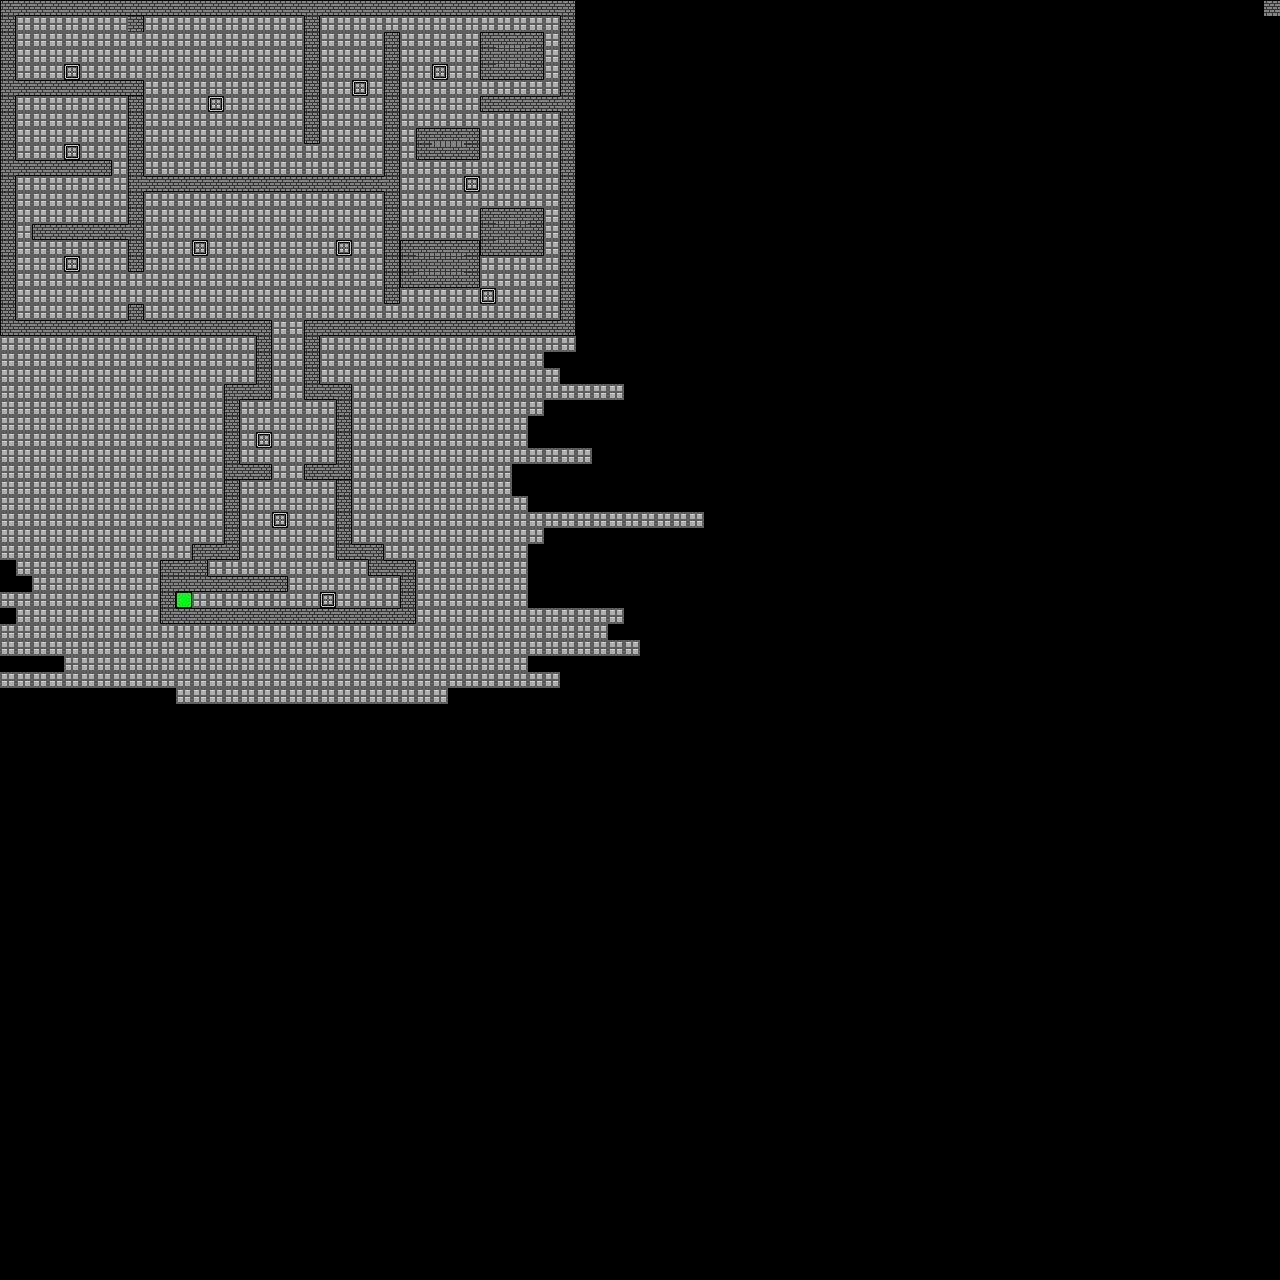

A 2D game scene composited from a Tiled map and its tileset images. What follows is a short description and the map's XML, with each tile layer's data collapsed to a summary:
An orthogonal 80x80 tile map with 16x16 px tiles, 4 tile layers (Background, Foreground, Objects, Fog) and 45 objects (10x Enemy Spawn 1, 8x Point Light 6, 5x Enemy Spawn 2, 5x Terrain Object 2, 4x Yellow Lighter Bounds, ...).

<map version="1.0" orientation="orthogonal" width="80" height="80" tilewidth="16" tileheight="16">
 <tileset firstgid="1" name="Map" tilewidth="16" tileheight="16">
  <image source="../Tiles/Tiles.png" width="160" height="160" />
  <tile id="1">
   <properties>
    <property name="block" value="" />
   </properties>
  </tile>
  <tile id="2">
   <properties>
    <property name="block" value="" />
    <property name="color" value="green" />
    <property name="lholder" value="" />
   </properties>
  </tile>
  <tile id="3">
   <properties>
    <property name="block" value="" />
    <property name="color" value="blue" />
    <property name="lholder" value="" />
   </properties>
  </tile>
  <tile id="4">
   <properties>
    <property name="block" value="" />
    <property name="color" value="yellow" />
    <property name="lholder" value="" />
   </properties>
  </tile>
  <tile id="10">
   <properties>
    <property name="end" value="" />
   </properties>
  </tile>
  <tile id="13">
   <properties>
    <property name="block" value="" />
   </properties>
  </tile>
  <tile id="14">
   <properties>
    <property name="block" value="" />
   </properties>
  </tile>
  <tile id="15">
   <properties>
    <property name="block" value="" />
   </properties>
  </tile>
  <tile id="16">
   <properties>
    <property name="block" value="" />
   </properties>
  </tile>
  <tile id="23">
   <properties>
    <property name="block" value="" />
   </properties>
  </tile>
  <tile id="24">
   <properties>
    <property name="block" value="" />
   </properties>
  </tile>
  <tile id="25">
   <properties>
    <property name="block" value="" />
   </properties>
  </tile>
  <tile id="26">
   <properties>
    <property name="block" value="" />
   </properties>
  </tile>
  <tile id="27">
   <properties>
    <property name="block" value="" />
   </properties>
  </tile>
  <tile id="28">
   <properties>
    <property name="block" value="" />
   </properties>
  </tile>
  <tile id="33">
   <properties>
    <property name="block" value="" />
   </properties>
  </tile>
  <tile id="34">
   <properties>
    <property name="block" value="" />
   </properties>
  </tile>
  <tile id="35">
   <properties>
    <property name="block" value="" />
   </properties>
  </tile>
  <tile id="38">
   <properties>
    <property name="block" value="" />
   </properties>
  </tile>
  <tile id="42">
   <properties>
    <property name="block" value="" />
   </properties>
  </tile>
  <tile id="43">
   <properties>
    <property name="block" value="" />
   </properties>
  </tile>
  <tile id="44">
   <properties>
    <property name="block" value="" />
   </properties>
  </tile>
  <tile id="46">
   <properties>
    <property name="block" value="" />
   </properties>
  </tile>
  <tile id="47">
   <properties>
    <property name="block" value="" />
   </properties>
  </tile>
  <tile id="48">
   <properties>
    <property name="block" value="" />
   </properties>
  </tile>
  <tile id="52">
   <properties>
    <property name="block" value="" />
   </properties>
  </tile>
  <tile id="56">
   <properties>
    <property name="block" value="" />
   </properties>
  </tile>
 </tileset>
 <layer name="Background" width="80" height="80">
  <data>[6400 cells, 528 non-empty, 1 distinct tile ids]</data>
 </layer>
 <layer name="Foreground" width="80" height="80">
  <data>[6400 cells, 1041 non-empty, 3 distinct tile ids]</data>
 </layer>
 <layer name="Objects" width="80" height="80">
  <data>[6400 cells, 473 non-empty, 28 distinct tile ids]</data>
 </layer>
 <layer name="Fog" width="80" height="80">
  <data>[6400 cells, 1 non-empty, 1 distinct tile ids]</data>
 </layer>
 <objectgroup name="Spawns" width="80" height="80" opacity="0.8">
  <object name="Player Spawn" x="20" y="6" width="15" height="20">
   <properties>
    <property name="playerspawn" value="" />
   </properties>
  </object>
  <object name="Enemy Spawn 1" x="213" y="48" width="13" height="11">
   <properties>
    <property name="angle" value="90" />
    <property name="rlstatic" value="2" />
   </properties>
  </object>
  <object name="Enemy Spawn 2" x="199" y="127" width="13" height="11">
   <properties>
    <property name="angle" value="0" />
    <property name="rldynamic" value="" />
   </properties>
  </object>
  <object name="Terrain Object 1" x="327" y="17" width="11" height="10">
   <properties>
    <property name="gate" value="0" />
    <property name="lbox" value="" />
   </properties>
  </object>
  <object name="Terrain Object 2" x="387" y="18" width="11" height="10">
   <properties>
    <property name="angle" value="90" />
    <property name="gate" value="0" />
    <property name="linker" value="" />
   </properties>
  </object>
  <object name="Terrain Object 3" x="548" y="64" width="11" height="10">
   <properties>
    <property name="gate" value="1" />
    <property name="lbox" value="" />
   </properties>
  </object>
  <object name="Terrain Object 4" x="468" y="222" width="11" height="10">
   <properties>
    <property name="gate" value="2" />
    <property name="lbox" value="" />
   </properties>
  </object>
  <object name="Terrain Object 2" x="548" y="209" width="11" height="10">
   <properties>
    <property name="angle" value="0" />
    <property name="gate" value="1" />
    <property name="linker" value="" />
   </properties>
  </object>
  <object name="Terrain Object 2" x="388" y="303" width="11" height="10">
   <properties>
    <property name="angle" value="90" />
    <property name="gate" value="2" />
    <property name="linker" value="" />
   </properties>
  </object>
  <object name="Enemy Spawn 3" x="452" y="81" width="13" height="11">
   <properties>
    <property name="angle" value="0" />
    <property name="rldynamic" value="" />
   </properties>
  </object>
  <object name="Enemy Spawn 4" x="450" y="15" width="13" height="11">
   <properties>
    <property name="angle" value="0" />
    <property name="rldynamic" value="" />
   </properties>
  </object>
  <object name="Enemy Spawn 2" x="518" y="127" width="13" height="11">
   <properties>
    <property name="angle" value="270" />
    <property name="rldynamic" value="" />
   </properties>
  </object>
  <object name="Enemy Spawn 1" x="516" y="256" width="13" height="11">
   <properties>
    <property name="angle" value="180" />
    <property name="rlstatic" value="2" />
   </properties>
  </object>
  <object name="Enemy Spawn 1" x="421" y="221" width="13" height="11">
   <properties>
    <property name="angle" value="0" />
    <property name="rlstatic" value="2" />
   </properties>
  </object>
  <object name="Enemy Spawn 1" x="276" y="223" width="13" height="11">
   <properties>
    <property name="angle" value="0" />
    <property name="yl" value="" />
   </properties>
  </object>
  <object name="Enemy Spawn 1" x="22" y="302" width="13" height="11">
   <properties>
    <property name="angle" value="0" />
    <property name="rlstatic" value="1" />
   </properties>
  </object>
  <object name="Enemy Spawn 1" x="118" y="206" width="13" height="11">
   <properties>
    <property name="angle" value="90" />
    <property name="rlstatic" value="1" />
   </properties>
  </object>
  <object name="Enemy Spawn 1" x="116" y="95" width="13" height="11">
   <properties>
    <property name="angle" value="180" />
    <property name="rlstatic" value="1" />
   </properties>
  </object>
  <object name="Enemy Spawn 2" x="247" y="402" width="13" height="11">
   <properties>
    <property name="angle" value="0" />
    <property name="rldynamic" value="" />
   </properties>
  </object>
  </objectgroup>
 <objectgroup name="Lights" width="80" height="80">
  <!-- 17 objects omitted --></objectgroup>
 <objectgroup name="Bounds" width="80" height="80">
  <!-- 4 objects omitted --></objectgroup>
</map>
<!-- 26 of 45 objects omitted -->
